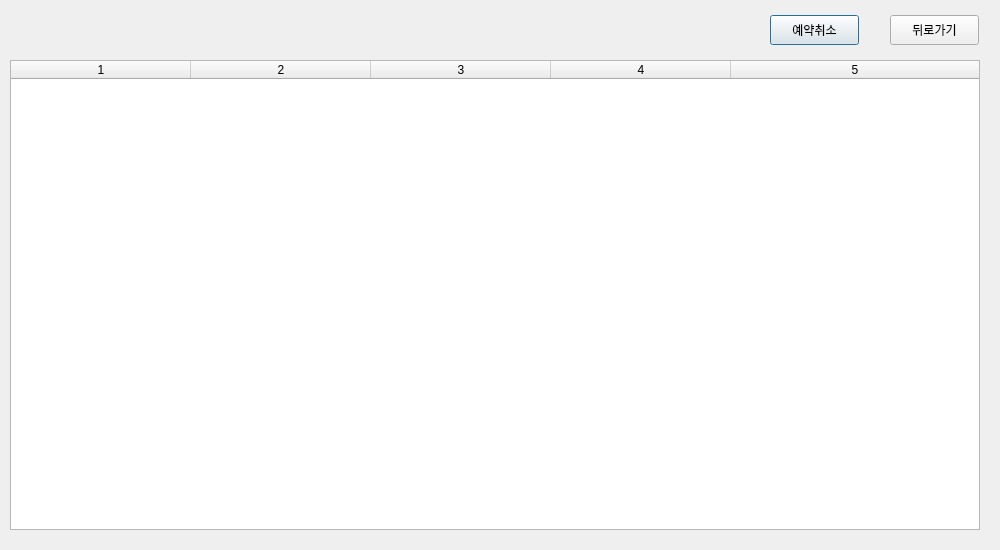
<?xml version="1.0" encoding="UTF-8"?>
<ui version="4.0">
 <class>reservation</class>
 <widget class="QDialog" name="reservation">
  <property name="geometry">
   <rect>
    <x>0</x>
    <y>0</y>
    <width>1000</width>
    <height>550</height>
   </rect>
  </property>
  <property name="windowTitle">
   <string>Dialog</string>
  </property>
  <widget class="QTableWidget" name="list">
   <property name="geometry">
    <rect>
     <x>10</x>
     <y>60</y>
     <width>970</width>
     <height>470</height>
    </rect>
   </property>
   <property name="columnCount">
    <number>5</number>
   </property>
   <attribute name="horizontalHeaderDefaultSectionSize">
    <number>180</number>
   </attribute>
   <attribute name="horizontalHeaderStretchLastSection">
    <bool>true</bool>
   </attribute>
   <attribute name="verticalHeaderVisible">
    <bool>false</bool>
   </attribute>
   <column/>
   <column/>
   <column/>
   <column/>
   <column/>
  </widget>
  <widget class="QPushButton" name="cancle_btn">
   <property name="geometry">
    <rect>
     <x>770</x>
     <y>15</y>
     <width>89</width>
     <height>30</height>
    </rect>
   </property>
   <property name="text">
    <string>예약취소</string>
   </property>
  </widget>
  <widget class="QPushButton" name="exit_btn">
   <property name="geometry">
    <rect>
     <x>890</x>
     <y>15</y>
     <width>89</width>
     <height>30</height>
    </rect>
   </property>
   <property name="text">
    <string>뒤로가기</string>
   </property>
  </widget>
 </widget>
 <resources/>
 <connections/>
</ui>
